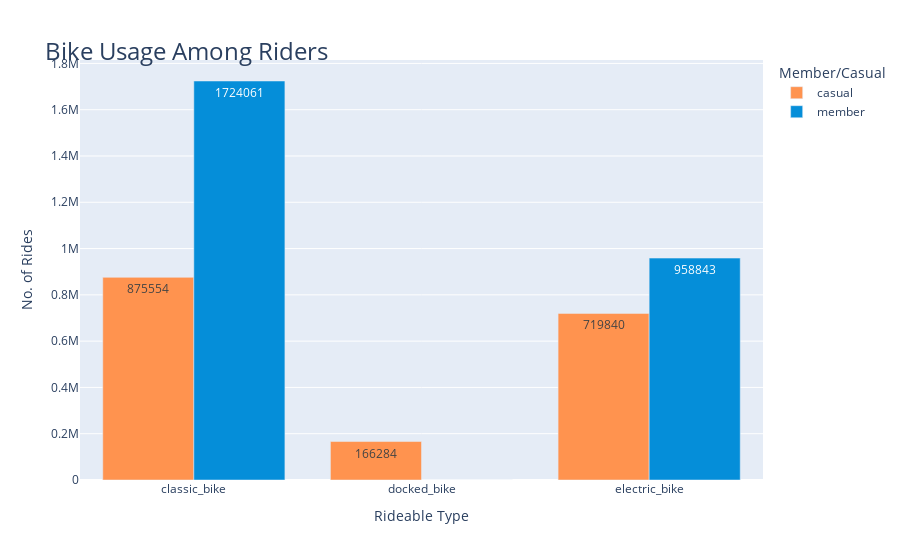

Write notebook code for a chart like this one.
### Code cell
df_pv3 = cyc_data_combined.groupby(['rideable_type', 'member_casual'], as_index=False).count()

fig_2 = px.bar(df_pv3, x = 'rideable_type', y = 'ride_id',
        color = 'member_casual',
        barmode='group',
        text = 'ride_id', 
        labels = {'ride_id': 'No. of Rides', 'member_casual': 'Member/Casual', 'rideable_type' : 'Rideable Type'},
        hover_name = 'member_casual', hover_data = {'member_casual': False, 'ride_length_min': False}, 
        color_discrete_map = {'casual': '#FF934F', 'member': '#058ED9'})
fig_2.update_layout(
    title=dict(text="Bike Usage Among Riders",font=dict(size=24), automargin=True, yref='paper')
)
note = 'Fig. 2 - Types of bikes used among riders. Members tend to prefer classic bikes, but are willing to use electric bikes but not docked bikes. Casual members tend to use classic and electric bikes about evenly, and are willing to use docked bikes.'
fig_2.add_annotation(
    text = note
    , showarrow=False
    , x = 0
    , y = -0.22
    , xref='paper'
    , yref='paper' 
    , xanchor='left'
    , yanchor='bottom'
    , xshift=-1
    , yshift=-7
    , font=dict(size=10, color="black")
    , align="left")

### Figure 1 — Plotly figure (JSON) as saved in the notebook; plotly's stock layout.template omitted (floating-point values rounded to 4 significant figures)
{"data": [{"alignmentgroup": "True", "customdata": [["casual", 875554], ["casual", 166284], ["casual", 719840]], "hovertemplate": "<b>%{hovertext}</b><br><br>Rideable Type=%{x}<br>No. of Rides=%{text}<extra></extra>", "hovertext": ["casual", "casual", "casual"], "legendgroup": "casual", "marker": {"color": "#FF934F", "pattern": {"shape": ""}}, "name": "casual", "offsetgroup": "casual", "orientation": "v", "showlegend": true, "text": [875554, 166284, 719840], "textposition": "auto", "x": ["classic_bike", "docked_bike", "electric_bike"], "xaxis": "x", "y": [875554, 166284, 719840], "yaxis": "y", "type": "bar"}, {"alignmentgroup": "True", "customdata": [["member", 1724061], ["member", 0], ["member", 958843]], "hovertemplate": "<b>%{hovertext}</b><br><br>Rideable Type=%{x}<br>No. of Rides=%{text}<extra></extra>", "hovertext": ["member", "member", "member"], "legendgroup": "member", "marker": {"color": "#058ED9", "pattern": {"shape": ""}}, "name": "member", "offsetgroup": "member", "orientation": "v", "showlegend": true, "text": [1724061, 0, 958843], "textposition": "auto", "x": ["classic_bike", "docked_bike", "electric_bike"], "xaxis": "x", "y": [1724061, 0, 958843], "yaxis": "y", "type": "bar"}], "layout": {"xaxis": {"anchor": "y", "domain": [0, 1], "title": {"text": "Rideable Type"}, "type": "category", "range": [-0.5, 2.5], "autorange": true}, "yaxis": {"anchor": "x", "domain": [0, 1], "title": {"text": "No. of Rides"}, "type": "linear", "range": [0, 1815000.0], "autorange": true}, "legend": {"title": {"text": "Member/Casual"}, "tracegroupgap": 0}, "margin": {"t": 60}, "barmode": "group", "title": {"font": {"size": 24}, "text": "Bike Usage Among Riders", "automargin": true, "yref": "paper"}, "annotations": [{"align": "left", "font": {"color": "black", "size": 10}, "showarrow": false, "text": "Fig. 2 - Types of bikes used among riders. Members tend to prefer classic bikes, but are willing to use electric bikes but not docked bikes. Casual members tend to use classic and electric bikes about evenly, and are willing to use docked bikes.", "x": 0, "xanchor": "left", "xref": "paper", "xshift": -1, "y": -0.22, "yanchor": "bottom", "yref": "paper", "yshift": -7}], "autosize": true}}
